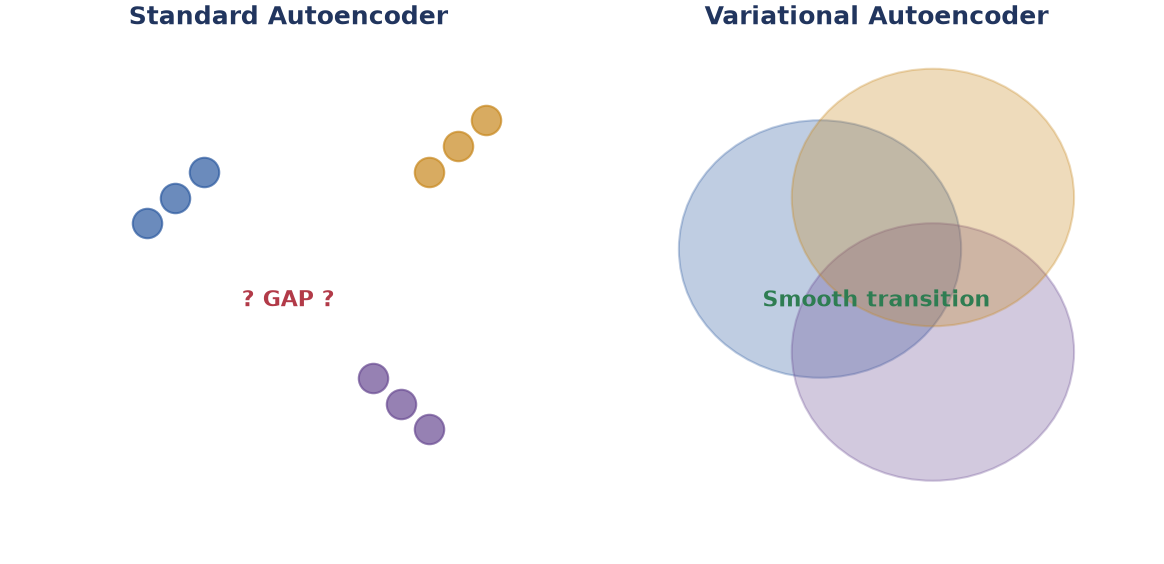

Write the Python code that produced this figure.
import os, sys
import matplotlib.pyplot as plt

HERE = os.path.dirname(os.path.abspath(__file__))
for up in ("../../../scripts", "../../scripts"):
    p = os.path.normpath(os.path.join(HERE, up))
    if os.path.isdir(p): sys.path.insert(0, p); break
import figstyle as F

F.use_house_style()

fig, axes = plt.subplots(1, 2, figsize=(8, 4))

# Standard Autoencoder (left)
ax = axes[0]
ax.set_title("Standard Autoencoder", color=F.PALETTE["ink"], fontweight="bold")
ax.set_xlim(0, 10)
ax.set_ylim(0, 10)
ax.axis("off")

# Draw gaps and irregular clusters
ax.scatter([3, 3.5, 2.5], [7, 7.5, 6.5], color=F.PALETTE["blue"], s=200, alpha=0.7)
ax.scatter([7, 7.5, 6.5], [3, 2.5, 3.5], color=F.PALETTE["purple"], s=200, alpha=0.7)
ax.scatter([8, 8.5, 7.5], [8, 8.5, 7.5], color=F.PALETTE["amber"], s=200, alpha=0.7)

ax.text(5, 5, "? GAP ?", ha="center", va="center", color=F.PALETTE["red"], fontweight="bold")

# Variational Autoencoder (right)
ax2 = axes[1]
ax2.set_title("Variational Autoencoder", color=F.PALETTE["ink"], fontweight="bold")
ax2.set_xlim(0, 10)
ax2.set_ylim(0, 10)
ax2.axis("off")

# Draw overlapping smooth distributions
from matplotlib.patches import Ellipse
e1 = Ellipse((4, 6), width=5, height=5, color=F.PALETTE["blue"], alpha=0.3)
e2 = Ellipse((6, 4), width=5, height=5, color=F.PALETTE["purple"], alpha=0.3)
e3 = Ellipse((6, 7), width=5, height=5, color=F.PALETTE["amber"], alpha=0.3)
ax2.add_patch(e1)
ax2.add_patch(e2)
ax2.add_patch(e3)

ax2.text(5, 5, "Smooth transition", ha="center", va="center", color=F.PALETTE["green"], fontweight="bold")

plt.tight_layout()
plt.savefig(os.path.join(HERE, "fig_autoencoder.png"), dpi=150, bbox_inches="tight")
plt.close()
